Frame 1 (no input): blank canvas, image omitted
Frame 60 (no input): blank canvas, image omitted
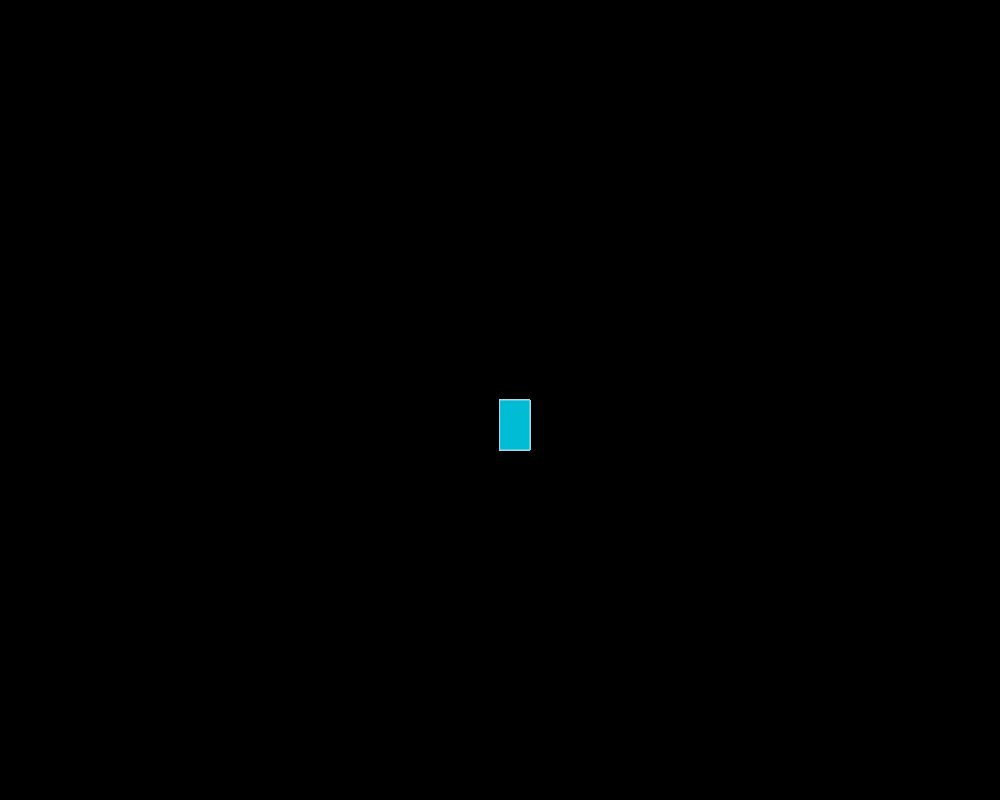
Frame 120 (the mouse pressed at the canvas centre since frame 60)

The p5.js sketch whose frames 1 and 60 were blank and that drew this single picture after the mouse press (run headless with seeded random() and noise() and a simulated clock; from frame 60 on, the mouse is pressed at the canvas centre):

// p5.js sketch
// ── sketch.js
function setup() {
  createCanvas(1000,800);
  background("rgb(0,0,0)");
}

function draw() {
  fill("#00BCD4");
  stroke("lightblue");
  if (mouseIsPressed)
  rect (mouseX, mouseY,30,50);
}
